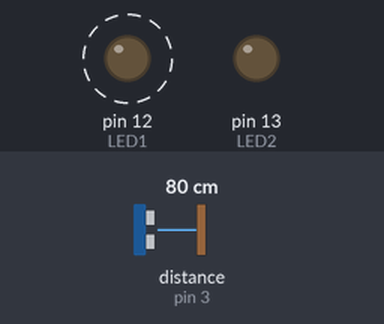
Simulated run of this sketch. Board: Arduino Uno, built with avr-gcc and run on an emulated ATmega328P. On the bench: output pins drawn as LEDs (lit = HIGH). Wiring (inferred from the names in the program): ultrasonic range finder: trigger pin 2; echo pin 3. Dashed ring = blinking. Inputs (shaded band) come from the test bench; at power-on: distance to the obstacle (sensor on pin 3) 80 cm. The echo pulse lasts 58.3 µs per cm; pins used as bus, display or sensor lines are not drawn; what the sketch prints to the serial monitor is not drawn.

Above: at 1.2 s.
1.3 s: distance to the obstacle (sensor on pin 3) set to 2 cm
At 1.3 s:
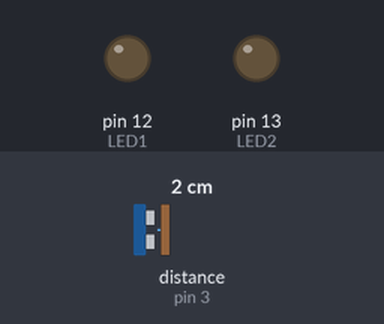
2.8 s: distance to the obstacle (sensor on pin 3) set to 4 cm
Timing chart, 0 to 5.8 s (numbered marks = the images above; inputs shaded):
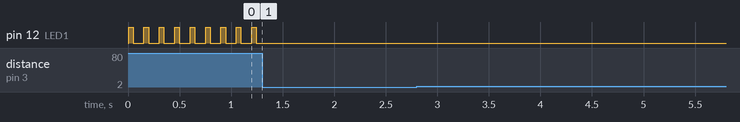

The sketch:

5-45-1.ino
```cpp
#define TRIGPIN 2
#define ECHOPIN 3
#define LED1 12
#define LED2 13

long ping(){
  digitalWrite(TRIGPIN,LOW);
  delayMicroseconds(2);
  digitalWrite(TRIGPIN,HIGH);
  delayMicroseconds(10);
  digitalWrite(TRIGPIN,LOW);
  return pulseIn(ECHOPIN,HIGH)/58;
}
void setup(){
  Serial.begin(9600);
  pinMode(TRIGPIN,OUTPUT);
  pinMode(ECHOPIN,INPUT);
  pinMode(LED1,OUTPUT);
  pinMode(LED2,OUTPUT);
}
void loop(){
  long cm = ping();
  int a = map(cm,0,3600,0,2000);
  Serial.println(cm);
//  if(cm<=100){
    digitalWrite(LED1,HIGH);
    delay(a);
    digitalWrite(LED1,LOW);
//  }
  delay(100);
}
```

Measured:
- after the input at 1.3 s, pin 12 (LED1): stops changing and stays LOW
- by itself, pin 12 (LED1): alternates HIGH for 0.04 s and LOW for 0.11 s
